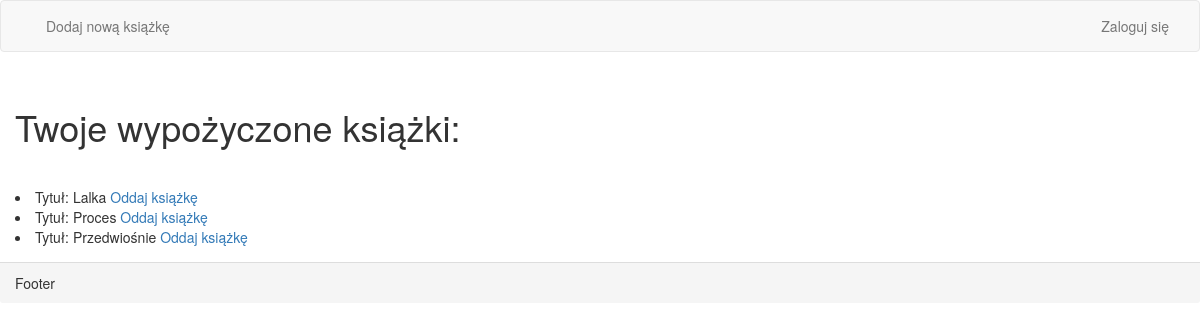
The page /books/ on the database its author committed.
### books/models.py (models this page shows)
class Book(models.Model):
    author = models.ForeignKey(to=Author, on_delete=models.CASCADE, related_name="author")
    title = models.CharField(max_length=200)
    publication_year = models.IntegerField()
    number_of_available_instances = models.IntegerField()

### books/views.py (the view)
# urls.py: path('', views.list_books, name='list_books'),
def list_books(request):
    if request.user.is_authenticated:
        books = CustomUser.objects.get(id=request.user.id).books.all()
    else:
        books = Book.objects.all()
    return render(request, 'books/index.html', {"books": books})

### templates/books/index.html (shortened to what this page needs)
{% extends "base.html" %}
{% block content %}
<h1>Twoje wypożyczone książki: </h1>
<br>
{% for book in books %}
    <li>Tytuł: {{ book.title }} <a href="{% url "books:book_return" book.id %}">Oddaj książkę</a></li>
{% endfor %}
{% endblock content %}

### rows shown on the page
Book: title "Lalka"
Book: title "Proces"
Book: title "Przedwiośnie"
